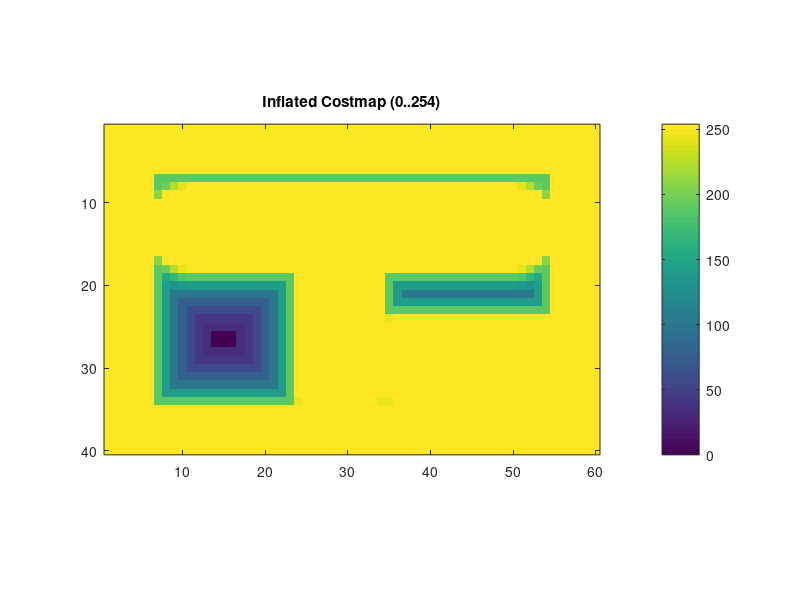

The MATLAB script that drew this image:
% Chapter14_Lesson2.m
% Costmaps and Inflation Concepts — build inflated costmap using bwdist.

clear; clc;

resolution = 0.05;      % m/cell
r_inscribed = 0.25;     % m
r_inflation = 0.60;     % m
cost_scaling = 6.0;     % 1/m

w = 60; h = 40;
obs = zeros(h, w);
obs(1,:) = 1; obs(end,:) = 1;
obs(:,1) = 1; obs(:,end) = 1;
obs(13, 11:50) = 1;         % MATLAB is 1-indexed
obs(19:33, 29) = 1;
obs(29, 36:55) = 1;

% Euclidean distance to nearest obstacle cell (in cells)
d_cells = bwdist(obs > 0);
d = d_cells * resolution;    % meters

lethal = 254;
inscribed = 253;

costmap = zeros(h, w);

% lethal cells
costmap(d <= 0) = lethal;

% inside inscribed radius
mask_in = (d > 0) & (d <= r_inscribed);
costmap(mask_in) = inscribed;

% inflation band
mask_inf = (d > r_inscribed) & (d <= r_inflation);
c = (inscribed - 1) .* exp(-cost_scaling .* (d(mask_inf) - r_inscribed)) + 1;
c = round(c);
c = max(1, min(inscribed-1, c));
costmap(mask_inf) = c;

% display
figure;
imagesc(costmap);
axis image; colorbar;
title('Inflated Costmap (0..254)');
